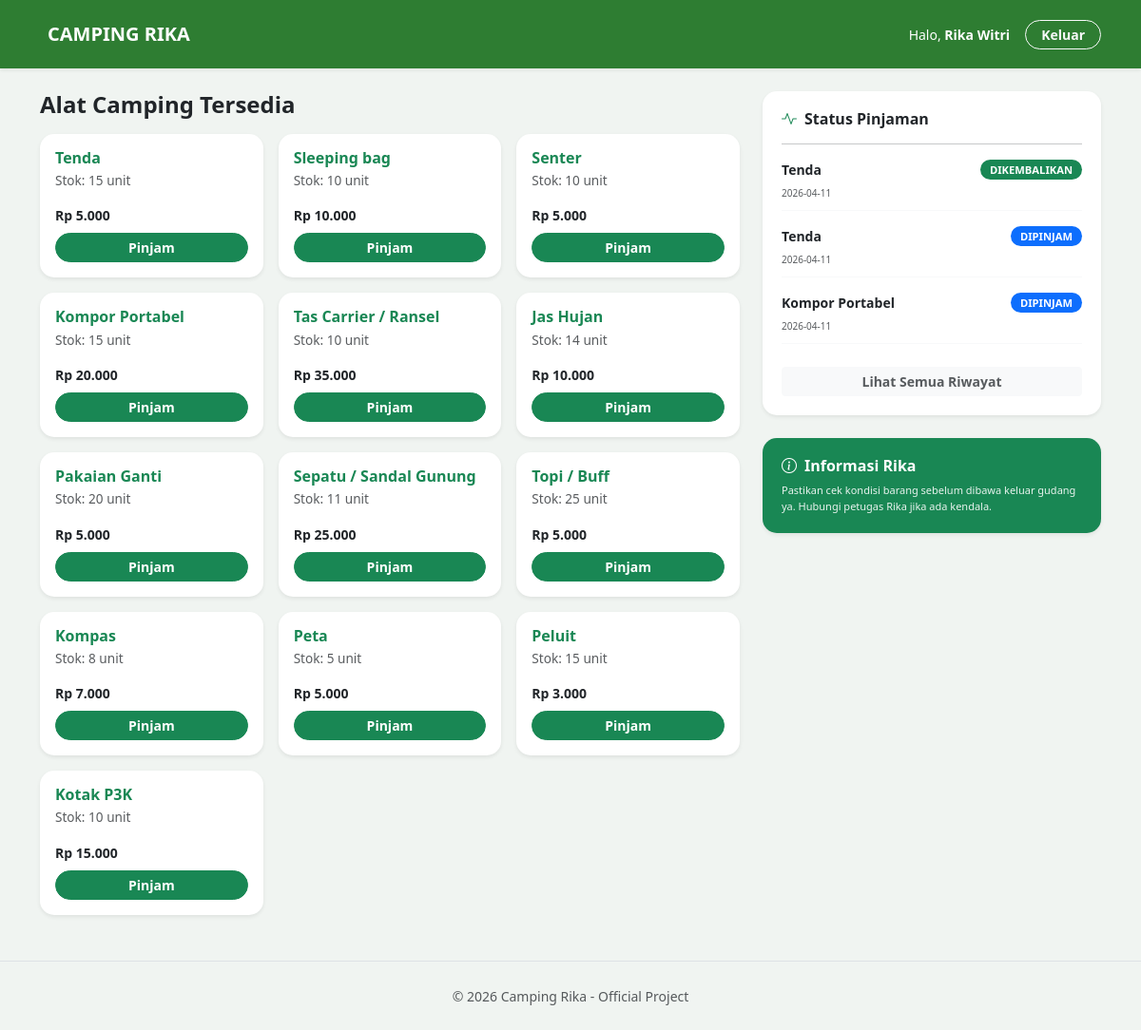
/peminjaman_alat_camping_rika/dashboard_peminjam.php (signed in), run on the app's committed database.
### tables this page shows
CREATE TABLE `tabel_alat` (
  `id_alat` int NOT NULL,
  `nama_alat` varchar(100) NOT NULL,
  `kategori` varchar(50) NOT NULL,
  `harga_sewa_perhari` decimal(12,2) NOT NULL,
  `stok` int NOT NULL,
  `kondisi` varchar(50) NOT NULL
);

CREATE TABLE `tabel_peminjaman` (
  `id_peminjaman` int NOT NULL,
  `id_alat` int NOT NULL,
  `id_user` int NOT NULL,
  `tanggal_pinjam` date NOT NULL,
  `tanggal_kembali` date NOT NULL,
  `total_harga` decimal(10,0) NOT NULL,
  `status` enum('dipinjam','dikembalikan','dibatalkan') NOT NULL,
  `jumlah` int NOT NULL
);

### peminjaman_alat_camping_rika/dashboard_peminjam.php (the view, shortened to what this page needs)
<?php
include 'koneksi.php';
$id_user = $_SESSION['id_user'];
$nama_user = $_SESSION['nama'];
?>
<!DOCTYPE html>
<html lang="id">
<head>
    <link href="https://cdn.jsdelivr.net/npm/bootstrap@5.3.0/dist/css/bootstrap.min.css" rel="stylesheet">
    <link rel="stylesheet" href="https://cdn.jsdelivr.net/npm/bootstrap-icons@1.11.1/font/bootstrap-icons.css">
</head>
<body>
<nav class="navbar navbar-custom shadow-sm p-3 mb-4">
    <div class="container">
        <span class="navbar-brand fw-bold text-white"><i class="bi bi-tent me-2"></i>CAMPING RIKA</span>
        <div class="d-flex align-items-center">
            <span class="me-3 d-none d-md-inline small text-white">Halo, <strong><?= $nama_user; ?></strong></span>
            <a href="logout.php" class="btn btn-outline-light btn-sm rounded-pill px-3 fw-bold">Keluar</a>
        </div>
    </div>
</nav>
<div class="container">
    <div class="row g-4">
        <div class="col-md-8">
            <h4 class="fw-bold text-dark mb-3">Alat Camping Tersedia</h4>
            <div class="row g-3">
                <?php
                $query_alat = mysqli_query($conn, "SELECT * FROM tabel_alat WHERE stok > 0");
                while($alat = mysqli_fetch_array($query_alat)) {
                ?>
                <div class="col-md-6 col-lg-4">
                    <div class="card card-alat shadow-sm">
                        <div class="card-body d-flex flex-column">
                            <h6 class="fw-bold text-success mb-1"><?= $alat['nama_alat']; ?></h6>
                            <p class="text-muted mb-3" style="font-size: 0.85rem;">Stok: <?= $alat['stok']; ?> unit</p>
                            <div class="mt-auto">
                                <p class="fw-bold mb-2 small text-dark">Rp <?= number_format($alat['harga_sewa_perhari'], 0, ',', '.'); ?></p>
                                <a href="form_pinjam.php?id=<?= $alat['id_alat']; ?>" class="btn btn-success btn-sm w-100 rounded-pill fw-bold">Pinjam</a>
                            </div>
                        </div>
                    </div>
                </div>
                <?php } ?>
            </div>
        </div>
        <div class="col-md-4">
            <div class="sidebar-box shadow-sm mb-4">
                <h6 class="fw-bold mb-3"><i class="bi bi-activity me-2 text-success"></i>Status Pinjaman</h6>
                <hr>
                <?php
                $sql_status = "SELECT p.*, a.nama_alat FROM tabel_peminjaman p
                               JOIN tabel_alat a ON p.id_alat = a.id_alat
                               WHERE p.id_user = '$id_user'
                               ORDER BY p.id_peminjaman DESC LIMIT 3";
                $query_status = mysqli_query($conn, $sql_status);
                if(mysqli_num_rows($query_status) == 0) {
                    echo "<div class='text-center py-3'><i class='bi bi-inbox text-muted fs-2'></i><p class='text-muted small mt-2'>Belum ada pinjaman.</p></div>";
                } else {
                    while($s = mysqli_fetch_array($query_status)) {
                        $bg = ($s['status'] == 'dipinjam') ? 'bg-primary text-white' : 'bg-warning text-dark';
                        if($s['status'] == 'kembali' || $s['status'] == 'dikembalikan') $bg = 'bg-success text-white';
                ?>
                <div class="mb-3 pb-2 border-bottom border-light">
                    <div class="d-flex justify-content-between align-items-start">
                        <div>
                            <div class="fw-bold small"><?= $s['nama_alat']; ?></div>
                            <small class="text-muted" style="font-size: 10px;"><?= $s['tanggal_pinjam']; ?></small>
                        </div>
                        <span class="badge <?= $bg ?> badge-status"><?= strtoupper($s['status']); ?></span>
                    </div>
                </div>
                <?php } } ?>
                <a href="histori_pinjam.php" class="btn btn-light btn-sm w-100 mt-2 text-muted fw-bold">Lihat Semua Riwayat</a>
            </div>
            <div class="sidebar-box shadow-sm bg-success text-white">
                <h6 class="fw-bold"><i class="bi bi-info-circle me-2"></i>Informasi Rika</h6>
                <p class="small mb-0" style="font-size: 11px; opacity: 0.9;">
                    Pastikan cek kondisi barang sebelum dibawa keluar gudang ya. Hubungi petugas Rika jika ada kendala.
                </p>
            </div>
        </div>
    </div>
</div>
<footer class="text-center text-muted mt-5 py-4 border-top">
    <small>&copy; 2026 Camping Rika - Official Project</small>
</footer>
</body>
</html>

### peminjaman_alat_camping_rika/dashboard_peminjam.php (style rules this page uses)
body { background: #f0f4f1; font-family: 'Segoe UI', sans-serif; }
.navbar-custom { background: #2e7d32; color: white; }
.card-alat { border: none; border-radius: 15px; transition: 0.3s; height: 100%; }
.sidebar-box { background: white; border-radius: 15px; padding: 20px; box-shadow: 0 4px 12px rgba(0,0,0,0.05); }
.badge-status { font-size: 0.7rem; padding: 5px 10px; border-radius: 50px; }

### data on the page
tabel_alat: nama_alat "Tenda", stok "15", harga_sewa_perhari "5.000"
tabel_alat: nama_alat "Sleeping bag", stok "10", harga_sewa_perhari "10.000"
tabel_alat: nama_alat "Senter", stok "10", harga_sewa_perhari "5.000"
tabel_alat: nama_alat "Kompor Portabel", stok "15", harga_sewa_perhari "20.000"
tabel_alat: nama_alat "Tas Carrier / Ransel", stok "10", harga_sewa_perhari "35.000"
tabel_alat: nama_alat "Jas Hujan", stok "14", harga_sewa_perhari "10.000"
tabel_alat: nama_alat "Pakaian Ganti", stok "20", harga_sewa_perhari "5.000"
tabel_alat: nama_alat "Sepatu / Sandal Gunung", stok "11", harga_sewa_perhari "25.000"
tabel_alat: nama_alat "Topi / Buff", stok "25", harga_sewa_perhari "5.000"
tabel_alat: nama_alat "Kompas", stok "8", harga_sewa_perhari "7.000"
tabel_alat: nama_alat "Peta", stok "5", harga_sewa_perhari "5.000"
tabel_alat: nama_alat "Peluit", stok "15", harga_sewa_perhari "3.000"
tabel_alat: nama_alat "Kotak P3K", stok "10", harga_sewa_perhari "15.000"
tabel_peminjaman: id_alat.nama_alat "Tenda", tanggal_pinjam "2026-04-11", status "DIKEMBALIKAN"
tabel_peminjaman: id_alat.nama_alat "Tenda", tanggal_pinjam "2026-04-11", status "DIPINJAM"
tabel_peminjaman: id_alat.nama_alat "Kompor Portabel", tanggal_pinjam "2026-04-11", status "DIPINJAM"

### other printed values
$nama_user "Rika Witri"
